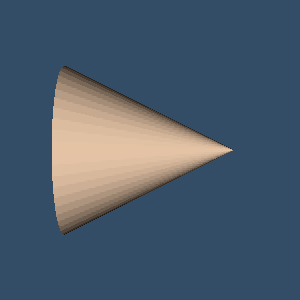

Reproduce this figure in Python.
#!/usr/bin/env python

# Render a cone using vtkConeSource with a tomato back-face.

# Factory overrides: importing these modules registers the OpenGL rendering
# and interaction style implementations for vtkRenderingCore factory classes.
import vtkmodules.vtkInteractionStyle  # noqa: F401
import vtkmodules.vtkRenderingOpenGL2  # noqa: F401
# VTK pipeline classes used in this example
from vtkmodules.vtkFiltersSources import vtkConeSource
from vtkmodules.vtkRenderingCore import (
    vtkActor,
    vtkPolyDataMapper,
    vtkProperty,
    vtkRenderWindow,
    vtkRenderWindowInteractor,
    vtkRenderer,
)

# Colors (normalized RGB)
peach_puff_rgb = (1.0, 0.855, 0.725)
tomato_rgb = (1.0, 0.388, 0.278)
background_rgb = (0.200, 0.302, 0.400)

# Source: generate cone polygon data
source = vtkConeSource()
source.SetResolution(51)

# Mapper: map polygon data to graphics primitives
mapper = vtkPolyDataMapper()
mapper.SetInputConnection(source.GetOutputPort())

# Actor: assign the mapped geometry with a tomato back-face
back_property = vtkProperty()
back_property.SetColor(tomato_rgb)
actor = vtkActor()
actor.SetMapper(mapper)
actor.GetProperty().SetColor(peach_puff_rgb)
actor.SetBackfaceProperty(back_property)

# Renderer: assemble the scene and configure the camera
renderer = vtkRenderer()
renderer.AddActor(actor)
renderer.SetBackground(background_rgb)

# Window: display the rendered scene
render_window = vtkRenderWindow()
render_window.AddRenderer(renderer)
render_window.SetWindowName("source object cone")
render_window.SetMultiSamples(0)
render_window.SetSize(300, 300)

# Interactor: handle mouse and keyboard events
render_window_interactor = vtkRenderWindowInteractor()
render_window_interactor.SetRenderWindow(render_window)

# Scene: configure the camera
renderer.ResetCamera()

render_window_interactor.Initialize()
render_window_interactor.Start()
